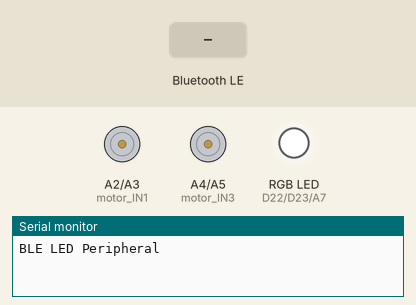
This sketch was run on a simulated Arduino Nano 33 IoT. Shown: motor-driver pin pairs drawn as motors (green arrow = first pin HIGH = forward, orange = second pin HIGH = backward, longer = more drive), an RGB LED mixed from three pins (HIGH = lit), the last lines printed to the serial monitor. Inputs (shaded band) come from the test bench. Nothing arrives over Bluetooth unless stated; a phone connects over Bluetooth LE 3 s after start.

Above: at 1.4 s.
1.5 s: Bluetooth LE write "1" received
At 4.2 s:
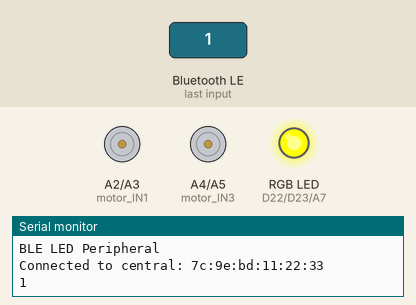
4.5 s: Bluetooth LE write "1" received
At 5.5 s:
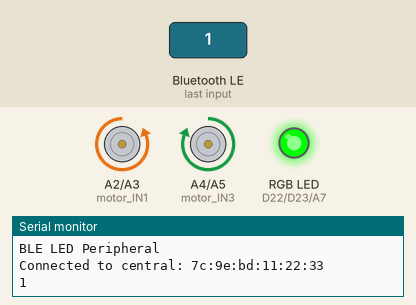
6.0 s: Bluetooth LE write "0" received
At 6.6 s:
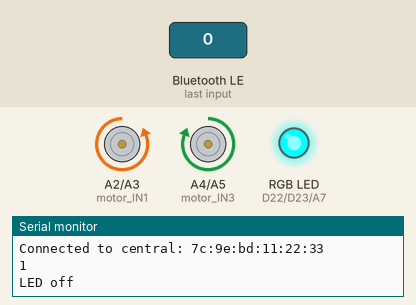
7.5 s: Bluetooth LE write "1" received
At 7.8 s:
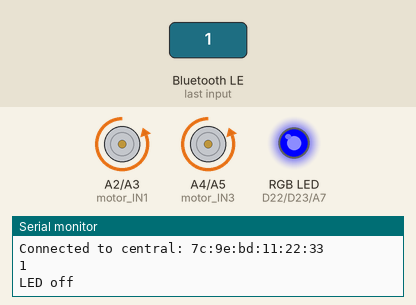
9.0 s: Bluetooth LE write "0" received
At 10.1 s:
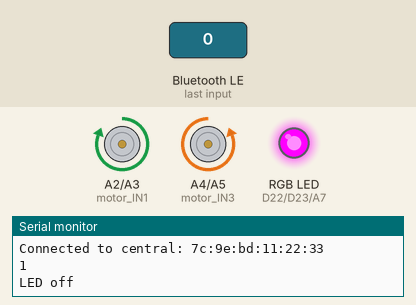
10.5 s: Bluetooth LE write "0" received
At 11.2 s:
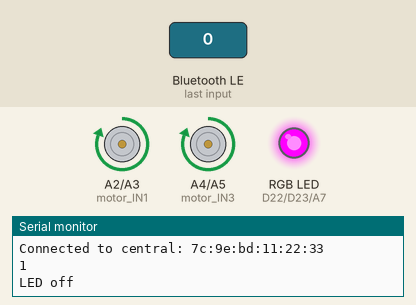
Timing chart, 0 to 13.0 s (numbered marks = the images above; inputs shaded):
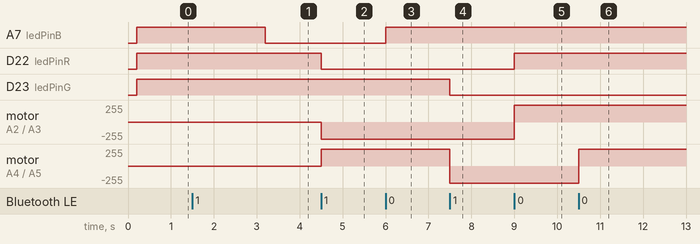

The sketch:

ControlRobot.ino
```cpp
#include <ArduinoBLE.h>
#define motor_IN1 16
#define motor_IN2 17
#define motor_IN3 18
#define motor_IN4 19
BLEService RGBledService("19B10000-E8F2-537E-4F6C-D104768A1214"); // Bluetooth® Low Energy LED Service

// Bluetooth® Low Energy LED Switch Characteristic - custom 128-bit UUID, read and writable by central
BLEByteCharacteristic switchCharacteristicR("19B10001-E8F2-537E-4F6C-D104768A1215", BLERead | BLEWrite);
BLEByteCharacteristic switchCharacteristicG("19B10001-E8F2-537E-4F6C-D104768A1216", BLERead | BLEWrite);
BLEByteCharacteristic switchCharacteristicB("19B10001-E8F2-537E-4F6C-D104768A1217", BLERead | BLEWrite);
const int ledPinR = 22; // pin to use for the LEDR
const int ledPinG = 23; // pin to use for the LEDG
const int ledPinB = 21; // pin to use for the LEDB
void setup() {
  Serial.begin(9600);
  delay(200);//some delay time for the serial device to start

  // set LED pin to output mode
  pinMode(ledPinR, OUTPUT);  digitalWrite(ledPinR, HIGH);
  pinMode(ledPinG, OUTPUT);  digitalWrite(ledPinG, HIGH);
  pinMode(ledPinB, OUTPUT);  digitalWrite(ledPinB, HIGH);
  pinMode(motor_IN1,OUTPUT);
  pinMode(motor_IN2,OUTPUT);
  pinMode(motor_IN3,OUTPUT);
  pinMode(motor_IN4,OUTPUT);
  // begin initialization
  if (!BLE.begin()) {
    Serial.println("starting Bluetooth® Low Energy module failed!");

    while (1);
  }

  // set advertised local name and service UUID:
  BLE.setLocalName("LED");
  BLE.setAdvertisedService(RGBledService);

  // add the characteristic to the service
  RGBledService.addCharacteristic  (switchCharacteristicR);
  RGBledService.addCharacteristic  (switchCharacteristicG);
  RGBledService.addCharacteristic  (switchCharacteristicB);

  // add service
  BLE.addService(RGBledService);

  // set the initial value for the characeristic:
  switchCharacteristicR.writeValue(0);
  switchCharacteristicG.writeValue(0);
  switchCharacteristicB.writeValue(0);
  // start advertising
  BLE.advertise();

  Serial.println("BLE LED Peripheral");
}

void loop() {
  // listen for Bluetooth® Low Energy peripherals to connect:
  BLEDevice central = BLE.central();

  //the device is not connected to any central ... do a fun RGB carousel

  // if a central is connected to peripheral:
  if (central) {
    Serial.print("Connected to central: ");
    // print the central's MAC address:
    Serial.println(central.address());

    // while the central is still connected to peripheral:
  while (central.connected()) {
  digitalWrite(ledPinR, HIGH); //first turn OFF all leds.
  digitalWrite(ledPinG, HIGH);
  digitalWrite(ledPinB, HIGH);
   while (central.connected()) {
        if (switchCharacteristicR.written()) {//if the characteristic was just written
          if (switchCharacteristicR.value()) {//if the characteristic contains a value other than 0
            tien();
            digitalWrite(ledPinR, LOW);
          } else {
            lui();
            digitalWrite(ledPinR, HIGH);
          }
        }

         if (switchCharacteristicG.written()) {
          if (switchCharacteristicG.value()) {
            trai();
            digitalWrite(ledPinG, LOW);
          } else {
            phai();
            digitalWrite(ledPinR, HIGH);
          }
        }
        if (switchCharacteristicB.written()) {
          if (switchCharacteristicB.value()) {
            dung();
            Serial.println(switchCharacteristicB.value());
            digitalWrite(ledPinB, LOW); // changed from HIGH to LOW
          } else {
            Serial.println(F("LED off"));
            digitalWrite(ledPinB, HIGH); // changed from LOW to HIGH
          }
        }
      }
  }

    // when the central disconnects, print it out:
    Serial.print(F("Disconnected from central: "));
    Serial.println(central.address());
  }
}
void tien(){
  digitalWrite(16,0);
  digitalWrite(17,1);
  digitalWrite(19,0);
  digitalWrite(18,1);
}
void lui(){
  digitalWrite(16,1);
  digitalWrite(17,0);
  digitalWrite(19,1);
  digitalWrite(18,0);
}
void trai(){
  digitalWrite(16,0);
  digitalWrite(17,1);
  digitalWrite(19,1);
  digitalWrite(18,0);
}
void phai(){
  digitalWrite(16,1);
  digitalWrite(17,0);
  digitalWrite(19,0);
  digitalWrite(18,1);
}
void dung(){
  digitalWrite(16,0);
  digitalWrite(17,0);
  digitalWrite(19,0);
  digitalWrite(18,0);
}
```

Measured:
- after the input at 1.5 s, A7 (ledPinB): HIGH → LOW after 1.7 s
- after the input at 4.5 s, D22 (ledPinR): HIGH → LOW at once; motor on A2 (motor_IN1) / A3 (motor_IN2): stopped → backward 255/255 at once; motor on A4 (motor_IN3) / A5 (motor_IN4): stopped → forward 255/255 at once
- after the input at 6.0 s, A7 (ledPinB): LOW → HIGH at once
- after the input at 7.5 s, D23 (ledPinG): HIGH → LOW at once; motor on A4 (motor_IN3) / A5 (motor_IN4): forward 255/255 → backward 255/255 at once
- after the input at 9.0 s, D22 (ledPinR): LOW → HIGH at once; motor on A2 (motor_IN1) / A3 (motor_IN2): backward 255/255 → forward 255/255 at once
- after the input at 10.5 s, motor on A4 (motor_IN3) / A5 (motor_IN4): backward 255/255 → forward 255/255 at once
